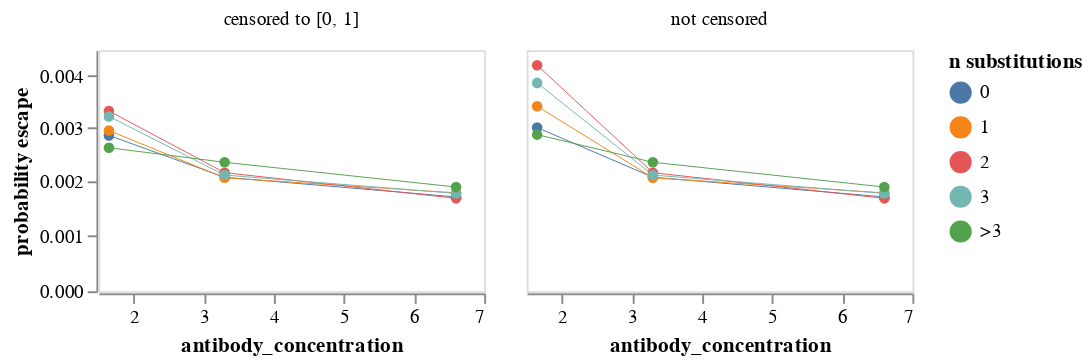

Here is the notebook cell this chart was saved with:
### Code cell
max_aa_subs = 4  # group if >= this many substitutions

mean_prob_escape_low = (
    prob_escape_low.assign(
        n_subs=lambda x: (
            x["aa_substitutions_reference"]
            .str.split()
            .map(len)
            .clip(upper=max_aa_subs)
            .map(lambda n: str(n) if n < max_aa_subs else f">{max_aa_subs - 1}")
        )
    )
    .groupby(["antibody_concentration", "n_subs"], as_index=False)
    .aggregate({"prob_escape": "mean", "prob_escape_uncensored": "mean"})
    .rename(
        columns={
            "prob_escape": "censored to [0, 1]",
            "prob_escape_uncensored": "not censored",
        }
    )
    .melt(
        id_vars=["antibody_concentration", "n_subs"],
        var_name="censored",
        value_name="probability escape",
    )
)

mean_prob_escape_chart_low = (
    alt.Chart(mean_prob_escape_low)
    .encode(
        x=alt.X("antibody_concentration"),
        y=alt.Y(
            "probability escape",
            scale=alt.Scale(type="symlog", constant=0.05),
        ),
        column=alt.Column("censored", title=None),
        color=alt.Color("n_subs", title="n substitutions"),
        tooltip=[
            alt.Tooltip(c, format=".3g") if mean_prob_escape[c].dtype == float else c
            for c in mean_prob_escape.columns
        ],
    )
    .mark_line(point=True, size=0.5)
    .properties(width=200, height=125)
    .configure_axis(grid=False)
)

mean_prob_escape_chart_low

### Figure 1 — Vega-Lite specification as saved in the notebook (floating-point values rounded to 4 significant figures)
{"config": {"view": {"continuousWidth": 400, "continuousHeight": 300}, "axis": {"grid": false}}, "data": {"name": "data-f3c71088e4a165c367d5c818e69721cd"}, "mark": {"type": "line", "point": true, "size": 0.5}, "encoding": {"color": {"field": "n_subs", "title": "n substitutions", "type": "nominal"}, "column": {"field": "censored", "title": null, "type": "nominal"}, "tooltip": [{"field": "antibody_concentration", "format": ".3g", "type": "quantitative"}, {"field": "n_subs", "type": "nominal"}, {"field": "censored", "type": "nominal"}, {"field": "probability escape", "format": ".3g", "type": "quantitative"}], "x": {"field": "antibody_concentration", "type": "quantitative"}, "y": {"field": "probability escape", "scale": {"constant": 0.05, "type": "symlog"}, "type": "quantitative"}}, "height": 125, "width": 200, "$schema": "https://vega.github.io/schema/vega-lite/v5.2.0.json", "datasets": {"data-f3c71088e4a165c367d5c818e69721cd": [{"antibody_concentration": 1.65, "n_subs": "0", "censored": "censored to [0, 1]", "probability escape": 0.002864}, {"antibody_concentration": 1.65, "n_subs": "1", "censored": "censored to [0, 1]", "probability escape": 0.002957}, {"antibody_concentration": 1.65, "n_subs": "2", "censored": "censored to [0, 1]", "probability escape": 0.003328}, {"antibody_concentration": 1.65, "n_subs": "3", "censored": "censored to [0, 1]", "probability escape": 0.003224}, {"antibody_concentration": 1.65, "n_subs": ">3", "censored": "censored to [0, 1]", "probability escape": 0.002632}, {"antibody_concentration": 3.3, "n_subs": "0", "censored": "censored to [0, 1]", "probability escape": 0.00208}, {"antibody_concentration": 3.3, "n_subs": "1", "censored": "censored to [0, 1]", "probability escape": 0.002069}, {"antibody_concentration": 3.3, "n_subs": "2", "censored": "censored to [0, 1]", "probability escape": 0.002165}, {"antibody_concentration": 3.3, "n_subs": "3", "censored": "censored to [0, 1]", "probability escape": 0.00212}, {"antibody_concentration": 3.3, "n_subs": ">3", "censored": "censored to [0, 1]", "probability escape": 0.002359}, {"antibody_concentration": 6.6, "n_subs": "0", "censored": "censored to [0, 1]", "probability escape": 0.001715}, {"antibody_concentration": 6.6, "n_subs": "1", "censored": "censored to [0, 1]", "probability escape": 0.00179}, {"antibody_concentration": 6.6, "n_subs": "2", "censored": "censored to [0, 1]", "probability escape": 0.001688}, {"antibody_concentration": 6.6, "n_subs": "3", "censored": "censored to [0, 1]", "probability escape": 0.00178}, {"antibody_concentration": 6.6, "n_subs": ">3", "censored": "censored to [0, 1]", "probability escape": 0.001898}, {"antibody_concentration": 1.65, "n_subs": "0", "censored": "not censored", "probability escape": 0.003013}, {"antibody_concentration": 1.65, "n_subs": "1", "censored": "not censored", "probability escape": 0.003419}, {"antibody_concentration": 1.65, "n_subs": "2", "censored": "not censored", "probability escape": 0.004207}, {"antibody_concentration": 1.65, "n_subs": "3", "censored": "not censored", "probability escape": 0.003866}, {"antibody_concentration": 1.65, "n_subs": ">3", "censored": "not censored", "probability escape": 0.002879}, {"antibody_concentration": 3.3, "n_subs": "0", "censored": "not censored", "probability escape": 0.00208}, {"antibody_concentration": 3.3, "n_subs": "1", "censored": "not censored", "probability escape": 0.002069}, {"antibody_concentration": 3.3, "n_subs": "2", "censored": "not censored", "probability escape": 0.002165}, {"antibody_concentration": 3.3, "n_subs": "3", "censored": "not censored", "probability escape": 0.00212}, {"antibody_concentration": 3.3, "n_subs": ">3", "censored": "not censored", "probability escape": 0.002359}, {"antibody_concentration": 6.6, "n_subs": "0", "censored": "not censored", "probability escape": 0.001715}, {"antibody_concentration": 6.6, "n_subs": "1", "censored": "not censored", "probability escape": 0.00179}, {"antibody_concentration": 6.6, "n_subs": "2", "censored": "not censored", "probability escape": 0.001688}, {"antibody_concentration": 6.6, "n_subs": "3", "censored": "not censored", "probability escape": 0.00178}, {"antibody_concentration": 6.6, "n_subs": ">3", "censored": "not censored", "probability escape": 0.001898}]}}
